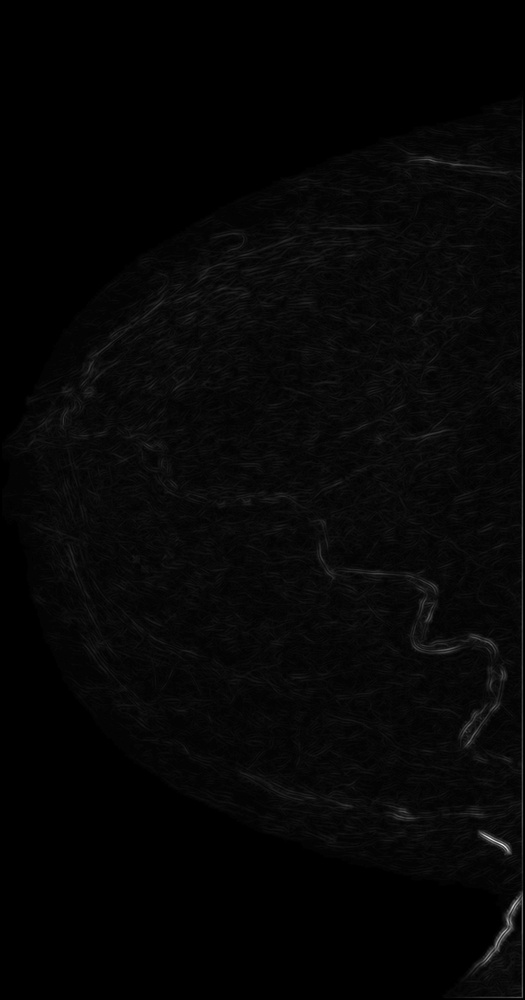
%> input picture threshold/line_strengthed_1.jpg, 525 x 1000 px, shrunk from 2100 x 4000 before the run
$ octave ostu.m   (GNU Octave 9; MATLAB toolbox functions it lacks are replaced by stand-ins)
%> lines starting %> are read from the running program, lines starting %| are printed output that depends on the picture; in (x1, y1, x2, y2) boxes, pixels count from 0 and x2, y2 are one past the last pixel; in counts of white or black regions, pixels touching at a corner belong together; the program's own positions count from 1
close all;
clear;

I = imread('line_strengthed_1.jpg');
%> I is the input picture: size 1000x525x3 uint8; min 0, max 236, mean 5.8
level = graythresh(I)
%> level = 0.0275
level = 0.06
BW = imbinarize(I,level);
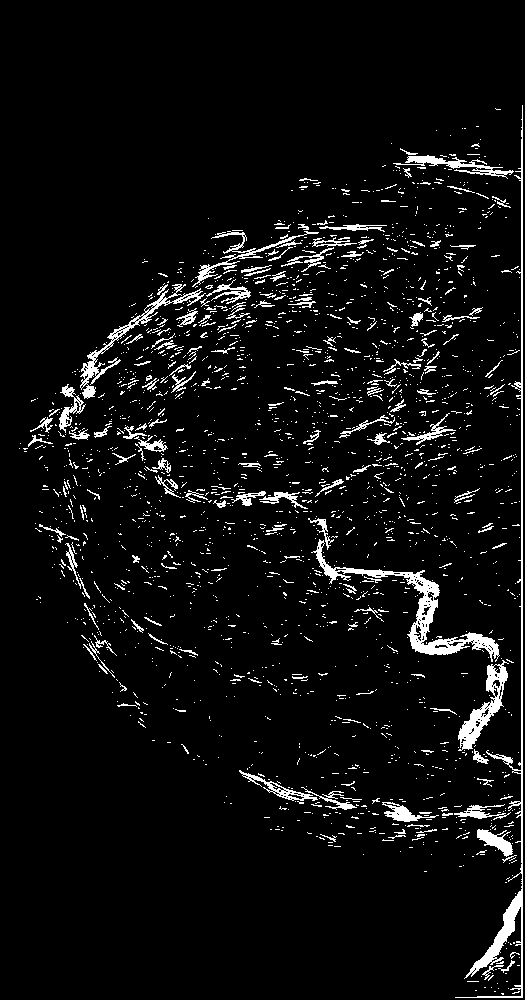
%> BW: size 1000x525x3 logical; 5.6% white in thin lines or dots, all inside (x1, y1, x2, y2) = (19, 105, 523, 998)
imshowpair(I,BW,'montage')
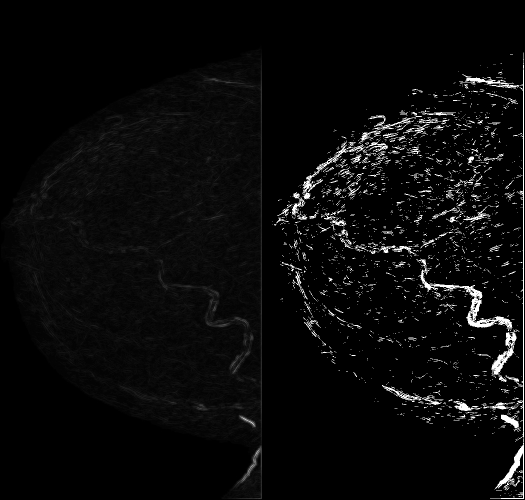
%> displayed picture: size 1000x1050x3, on the screen's scale of 0 to 255 (shown at 1/2 size); min 0, max 255, mean 10.3
imwrite(BW,'thresholded_1.jpg');
